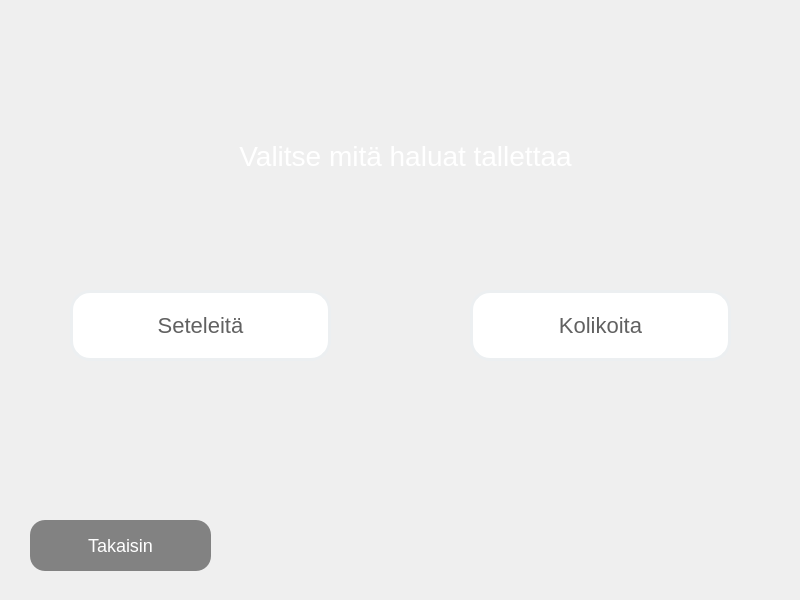
<?xml version="1.0" encoding="UTF-8"?>
<ui version="4.0">
 <class>Deposit</class>
 <widget class="QWidget" name="Deposit">
  <property name="geometry">
   <rect>
    <x>0</x>
    <y>0</y>
    <width>800</width>
    <height>600</height>
   </rect>
  </property>
  <property name="windowTitle">
   <string>Form</string>
  </property>
  <widget class="QStackedWidget" name="stackedWidget">
   <property name="geometry">
    <rect>
     <x>0</x>
     <y>0</y>
     <width>800</width>
     <height>600</height>
    </rect>
   </property>
   <widget class="QWidget" name="index">
    <widget class="QPushButton" name="buttonBills">
     <property name="geometry">
      <rect>
       <x>70</x>
       <y>290</y>
       <width>261</width>
       <height>71</height>
      </rect>
     </property>
     <property name="cursor">
      <cursorShape>PointingHandCursor</cursorShape>
     </property>
     <property name="styleSheet">
      <string notr="true">QPushButton {
background-color: rgb(255, 255, 255);
color: #616161;
border-radius:20px;
font-size:22px;
border:3px solid #ECEFF1;
}
QPushButton:hover {
background-color: #ECEFF1;
color:#37474F;
}</string>
     </property>
     <property name="text">
      <string>Seteleitä</string>
     </property>
    </widget>
    <widget class="QPushButton" name="buttonCoins">
     <property name="geometry">
      <rect>
       <x>470</x>
       <y>290</y>
       <width>261</width>
       <height>71</height>
      </rect>
     </property>
     <property name="cursor">
      <cursorShape>PointingHandCursor</cursorShape>
     </property>
     <property name="styleSheet">
      <string notr="true">QPushButton {
background-color: rgb(255, 255, 255);
color: #616161;
border-radius:20px;
font-size:22px;
border:3px solid #ECEFF1;
}
QPushButton:hover {
background-color: #ECEFF1;
color:#37474F;
}</string>
     </property>
     <property name="text">
      <string>Kolikoita</string>
     </property>
    </widget>
    <widget class="QPushButton" name="buttonBack">
     <property name="geometry">
      <rect>
       <x>30</x>
       <y>520</y>
       <width>181</width>
       <height>51</height>
      </rect>
     </property>
     <property name="cursor">
      <cursorShape>PointingHandCursor</cursorShape>
     </property>
     <property name="styleSheet">
      <string notr="true">QPushButton {
background-color: rgb(130, 130, 130);
background-image: url(../img/icon_back.png);
background-repeat:no-repeat;
background-position:left middle;
color: rgb(255, 255, 255);
border-radius:15px;
padding:5 5px;
font-size:18px;
}
QPushButton:hover {
background-color: rgb(120, 120, 120);
color: rgb(255, 255, 255);
}</string>
     </property>
     <property name="text">
      <string>Takaisin</string>
     </property>
    </widget>
    <widget class="QLabel" name="label">
     <property name="geometry">
      <rect>
       <x>230</x>
       <y>130</y>
       <width>351</width>
       <height>51</height>
      </rect>
     </property>
     <property name="styleSheet">
      <string notr="true">font-size:28px;
color:white;</string>
     </property>
     <property name="text">
      <string>Valitse mitä haluat tallettaa</string>
     </property>
     <property name="alignment">
      <set>Qt::AlignCenter</set>
     </property>
    </widget>
   </widget>
   <widget class="QWidget" name="page_2">
    <widget class="QPushButton" name="buttonCancel2">
     <property name="geometry">
      <rect>
       <x>30</x>
       <y>520</y>
       <width>181</width>
       <height>51</height>
      </rect>
     </property>
     <property name="cursor">
      <cursorShape>PointingHandCursor</cursorShape>
     </property>
     <property name="styleSheet">
      <string notr="true">QPushButton {
background-color: rgb(130, 130, 130);
background-image: url(../img/icon_back.png);
background-repeat:no-repeat;
background-position:left middle;
color: rgb(255, 255, 255);
border-radius:15px;
padding:5 5px;
font-size:20px;
}
QPushButton:hover {
background-color: rgb(120, 120, 120);
color: rgb(255, 255, 255);
}</string>
     </property>
     <property name="text">
      <string>Takaisin</string>
     </property>
    </widget>
    <widget class="QPushButton" name="buttonContinue2">
     <property name="geometry">
      <rect>
       <x>590</x>
       <y>520</y>
       <width>181</width>
       <height>51</height>
      </rect>
     </property>
     <property name="cursor">
      <cursorShape>PointingHandCursor</cursorShape>
     </property>
     <property name="styleSheet">
      <string notr="true">QPushButton {
background-color: #4CAF50;
background-image: url(../img/icon_confirm.png);
background-repeat: no-repeat;
background-position: right middle;
color: rgb(255, 255, 255);
border-radius: 15px;
padding:5 5px;
font-size:20px;
}
QPushButton:hover {
background-color: #43A047;
color: rgb(245, 245, 245);
}
</string>
     </property>
     <property name="text">
      <string>Jatka</string>
     </property>
    </widget>
    <widget class="QLabel" name="label_3">
     <property name="geometry">
      <rect>
       <x>220</x>
       <y>130</y>
       <width>361</width>
       <height>91</height>
      </rect>
     </property>
     <property name="styleSheet">
      <string notr="true">font-size:28px;
color:white;</string>
     </property>
     <property name="text">
      <string>Syötä kolikot ja paina Jatka</string>
     </property>
     <property name="alignment">
      <set>Qt::AlignCenter</set>
     </property>
    </widget>
    <widget class="QGraphicsView" name="graphicsView">
     <property name="geometry">
      <rect>
       <x>360</x>
       <y>270</y>
       <width>100</width>
       <height>100</height>
      </rect>
     </property>
     <property name="styleSheet">
      <string notr="true">background-image:url(../img/coins.png);
background-repeat:no-repeat;
border:none;</string>
     </property>
    </widget>
   </widget>
   <widget class="QWidget" name="page_3">
    <widget class="QPushButton" name="buttonBills2">
     <property name="geometry">
      <rect>
       <x>70</x>
       <y>300</y>
       <width>261</width>
       <height>71</height>
      </rect>
     </property>
     <property name="cursor">
      <cursorShape>PointingHandCursor</cursorShape>
     </property>
     <property name="styleSheet">
      <string notr="true">QPushButton {
background-color: rgb(255, 255, 255);
color: #616161;
border-radius:20px;
font-size:22px;
border:3px solid #ECEFF1;
}
QPushButton:hover {
background-color: #ECEFF1;
color:#37474F;
}</string>
     </property>
     <property name="text">
      <string>Seteleitä</string>
     </property>
    </widget>
    <widget class="QPushButton" name="buttonCoins2">
     <property name="geometry">
      <rect>
       <x>470</x>
       <y>300</y>
       <width>261</width>
       <height>71</height>
      </rect>
     </property>
     <property name="cursor">
      <cursorShape>PointingHandCursor</cursorShape>
     </property>
     <property name="styleSheet">
      <string notr="true">QPushButton {
background-color: rgb(255, 255, 255);
color: #616161;
border-radius:20px;
font-size:22px;
border:3px solid #ECEFF1;
}
QPushButton:hover {
background-color: #ECEFF1;
color:#37474F;
}</string>
     </property>
     <property name="text">
      <string>Kolikoita</string>
     </property>
    </widget>
    <widget class="QLabel" name="label_4">
     <property name="geometry">
      <rect>
       <x>50</x>
       <y>100</y>
       <width>701</width>
       <height>91</height>
      </rect>
     </property>
     <property name="styleSheet">
      <string notr="true">font-size:28px;
color:white;</string>
     </property>
     <property name="text">
      <string>Jatkaaksesi talletusta paina Seteiltä tai Kolikoita</string>
     </property>
     <property name="alignment">
      <set>Qt::AlignCenter</set>
     </property>
    </widget>
    <widget class="QLabel" name="label_5">
     <property name="geometry">
      <rect>
       <x>100</x>
       <y>160</y>
       <width>591</width>
       <height>91</height>
      </rect>
     </property>
     <property name="styleSheet">
      <string notr="true">font-size:28px;
color:white;</string>
     </property>
     <property name="text">
      <string>Muussa tapauksessa paina Hyväksy</string>
     </property>
     <property name="alignment">
      <set>Qt::AlignCenter</set>
     </property>
    </widget>
    <widget class="QPushButton" name="buttonConfirm">
     <property name="geometry">
      <rect>
       <x>590</x>
       <y>520</y>
       <width>181</width>
       <height>51</height>
      </rect>
     </property>
     <property name="cursor">
      <cursorShape>PointingHandCursor</cursorShape>
     </property>
     <property name="styleSheet">
      <string notr="true">QPushButton {
background-color: #4CAF50;
background-image: url(../img/icon_confirm.png);
background-repeat: no-repeat;
background-position: right middle;
color: rgb(255, 255, 255);
border-radius: 15px;
padding:5 5px;
font-size:20px;
}
QPushButton:hover {
background-color: #43A047;
color: rgb(245, 245, 245);
}
</string>
     </property>
     <property name="text">
      <string>Hyväksy</string>
     </property>
    </widget>
   </widget>
   <widget class="QWidget" name="page_4">
    <widget class="QLabel" name="label_6">
     <property name="geometry">
      <rect>
       <x>310</x>
       <y>110</y>
       <width>421</width>
       <height>61</height>
      </rect>
     </property>
     <property name="styleSheet">
      <string notr="true">font-size:28px;
color:white;</string>
     </property>
     <property name="text">
      <string>Olemme käsitelleet talletuksesi</string>
     </property>
     <property name="alignment">
      <set>Qt::AlignCenter</set>
     </property>
    </widget>
    <widget class="QTableWidget" name="tableWidget">
     <property name="geometry">
      <rect>
       <x>70</x>
       <y>150</y>
       <width>131</width>
       <height>335</height>
      </rect>
     </property>
     <property name="focusPolicy">
      <enum>Qt::NoFocus</enum>
     </property>
     <property name="styleSheet">
      <string notr="true">QTableWidget {
color: #546E7A;
gridline-color: #ECEFF1;
border-color: red;
font: 18px;
background-color:#FAFAFA;
alternate-background-color:#F5F5F5;
font-weight:bold;
border:1px solid white;
}
QHeaderView::section {
background-color: #fff;
color: #546E7A;
height: 35px;
font: 18px;
text-align:center;
}
QHeaderView::item {
background-color: blue;
color: white;
height: 35px;
font: 15px;
text-align:center;
}
QTableView::item:focus{
border: 2px solid rgb(242, 128, 133);
background-color: red;
}</string>
     </property>
     <property name="verticalScrollBarPolicy">
      <enum>Qt::ScrollBarAlwaysOff</enum>
     </property>
     <property name="horizontalScrollBarPolicy">
      <enum>Qt::ScrollBarAlwaysOff</enum>
     </property>
     <property name="sizeAdjustPolicy">
      <enum>QAbstractScrollArea::AdjustToContents</enum>
     </property>
     <property name="editTriggers">
      <set>QAbstractItemView::NoEditTriggers</set>
     </property>
     <property name="alternatingRowColors">
      <bool>true</bool>
     </property>
     <property name="selectionMode">
      <enum>QAbstractItemView::NoSelection</enum>
     </property>
     <attribute name="horizontalHeaderVisible">
      <bool>true</bool>
     </attribute>
     <attribute name="horizontalHeaderHighlightSections">
      <bool>false</bool>
     </attribute>
     <attribute name="horizontalHeaderShowSortIndicator" stdset="0">
      <bool>false</bool>
     </attribute>
     <attribute name="horizontalHeaderStretchLastSection">
      <bool>true</bool>
     </attribute>
     <attribute name="verticalHeaderVisible">
      <bool>true</bool>
     </attribute>
     <attribute name="verticalHeaderCascadingSectionResizes">
      <bool>true</bool>
     </attribute>
     <attribute name="verticalHeaderDefaultSectionSize">
      <number>30</number>
     </attribute>
     <attribute name="verticalHeaderShowSortIndicator" stdset="0">
      <bool>false</bool>
     </attribute>
     <attribute name="verticalHeaderStretchLastSection">
      <bool>true</bool>
     </attribute>
     <row>
      <property name="text">
       <string>50€</string>
      </property>
     </row>
     <row>
      <property name="text">
       <string>20€</string>
      </property>
     </row>
     <row>
      <property name="text">
       <string>10€</string>
      </property>
     </row>
     <row>
      <property name="text">
       <string>5€</string>
      </property>
     </row>
     <row>
      <property name="text">
       <string>2€</string>
      </property>
     </row>
     <row>
      <property name="text">
       <string>1€</string>
      </property>
     </row>
     <row>
      <property name="text">
       <string>50snt</string>
      </property>
     </row>
     <row>
      <property name="text">
       <string>20snt</string>
      </property>
     </row>
     <row>
      <property name="text">
       <string>10snt</string>
      </property>
     </row>
     <row>
      <property name="text">
       <string>5snt</string>
      </property>
     </row>
     <row>
      <property name="text">
       <string/>
      </property>
     </row>
     <row>
      <property name="text">
       <string/>
      </property>
     </row>
     <row>
      <property name="text">
       <string/>
      </property>
     </row>
     <column>
      <property name="text">
       <string>Amount</string>
      </property>
     </column>
     <item row="1" column="0">
      <property name="text">
       <string>1</string>
      </property>
     </item>
     <item row="4" column="0">
      <property name="text">
       <string>3</string>
      </property>
     </item>
     <item row="6" column="0">
      <property name="text">
       <string>10</string>
      </property>
     </item>
     <item row="9" column="0">
      <property name="text">
       <string>32</string>
      </property>
     </item>
    </widget>
    <widget class="QGraphicsView" name="graphicsView_3">
     <property name="geometry">
      <rect>
       <x>460</x>
       <y>320</y>
       <width>100</width>
       <height>100</height>
      </rect>
     </property>
     <property name="styleSheet">
      <string notr="true">background-image:url(../img/receipt.png);
background-repeat:no-repeat;
border:none;</string>
     </property>
    </widget>
    <widget class="QLabel" name="label_7">
     <property name="geometry">
      <rect>
       <x>440</x>
       <y>250</y>
       <width>141</width>
       <height>61</height>
      </rect>
     </property>
     <property name="styleSheet">
      <string notr="true">font-size:25px;
color:white;</string>
     </property>
     <property name="text">
      <string>Ota kuitti</string>
     </property>
     <property name="alignment">
      <set>Qt::AlignCenter</set>
     </property>
    </widget>
    <widget class="QLabel" name="label_8">
     <property name="geometry">
      <rect>
       <x>270</x>
       <y>180</y>
       <width>491</width>
       <height>61</height>
      </rect>
     </property>
     <property name="styleSheet">
      <string notr="true">font-size:25px;
color:white;</string>
     </property>
     <property name="text">
      <string>Listassa näet tallettamasi rahat</string>
     </property>
     <property name="alignment">
      <set>Qt::AlignCenter</set>
     </property>
    </widget>
    <widget class="QPushButton" name="buttonFinish">
     <property name="geometry">
      <rect>
       <x>590</x>
       <y>520</y>
       <width>181</width>
       <height>51</height>
      </rect>
     </property>
     <property name="cursor">
      <cursorShape>PointingHandCursor</cursorShape>
     </property>
     <property name="styleSheet">
      <string notr="true">QPushButton {
background-color: #4CAF50;
background-image: url(../img/icon_confirm.png);
background-repeat: no-repeat;
background-position: right middle;
color: rgb(255, 255, 255);
border-radius: 15px;
padding:5 5px;
font-size:20px;
}
QPushButton:hover {
background-color: #43A047;
color: rgb(245, 245, 245);
}
</string>
     </property>
     <property name="text">
      <string>Lopeta</string>
     </property>
    </widget>
   </widget>
   <widget class="QWidget" name="page_1">
    <widget class="QPushButton" name="buttonCancel">
     <property name="geometry">
      <rect>
       <x>30</x>
       <y>520</y>
       <width>181</width>
       <height>51</height>
      </rect>
     </property>
     <property name="cursor">
      <cursorShape>PointingHandCursor</cursorShape>
     </property>
     <property name="styleSheet">
      <string notr="true">QPushButton {
background-color: rgb(130, 130, 130);
background-image: url(../img/icon_back.png);
background-repeat:no-repeat;
background-position:left middle;
color: rgb(255, 255, 255);
border-radius:15px;
padding:5 5px;
font-size:20px;
}
QPushButton:hover {
background-color: rgb(120, 120, 120);
color: rgb(255, 255, 255);
}</string>
     </property>
     <property name="text">
      <string>Takaisin</string>
     </property>
    </widget>
    <widget class="QLabel" name="label_2">
     <property name="geometry">
      <rect>
       <x>210</x>
       <y>140</y>
       <width>381</width>
       <height>91</height>
      </rect>
     </property>
     <property name="styleSheet">
      <string notr="true">font-size:28px;
color:white;</string>
     </property>
     <property name="text">
      <string>Syötä seteleitä ja paina Jatka.</string>
     </property>
     <property name="alignment">
      <set>Qt::AlignCenter</set>
     </property>
    </widget>
    <widget class="QPushButton" name="buttonContinue">
     <property name="geometry">
      <rect>
       <x>590</x>
       <y>520</y>
       <width>181</width>
       <height>51</height>
      </rect>
     </property>
     <property name="cursor">
      <cursorShape>PointingHandCursor</cursorShape>
     </property>
     <property name="styleSheet">
      <string notr="true">QPushButton {
background-color: #4CAF50;
background-image: url(../img/icon_confirm.png);
background-repeat: no-repeat;
background-position: right middle;
color: rgb(255, 255, 255);
border-radius: 15px;
padding:5 5px;
font-size:20px;
}
QPushButton:hover {
background-color: #43A047;
color: rgb(245, 245, 245);
}
</string>
     </property>
     <property name="text">
      <string>Jatka</string>
     </property>
    </widget>
    <widget class="QGraphicsView" name="graphicsView_2">
     <property name="geometry">
      <rect>
       <x>360</x>
       <y>270</y>
       <width>100</width>
       <height>100</height>
      </rect>
     </property>
     <property name="styleSheet">
      <string notr="true">background-image:url(../img/bills.png);
background-repeat:no-repeat;
border:none;</string>
     </property>
    </widget>
   </widget>
  </widget>
 </widget>
 <resources/>
 <connections/>
</ui>
